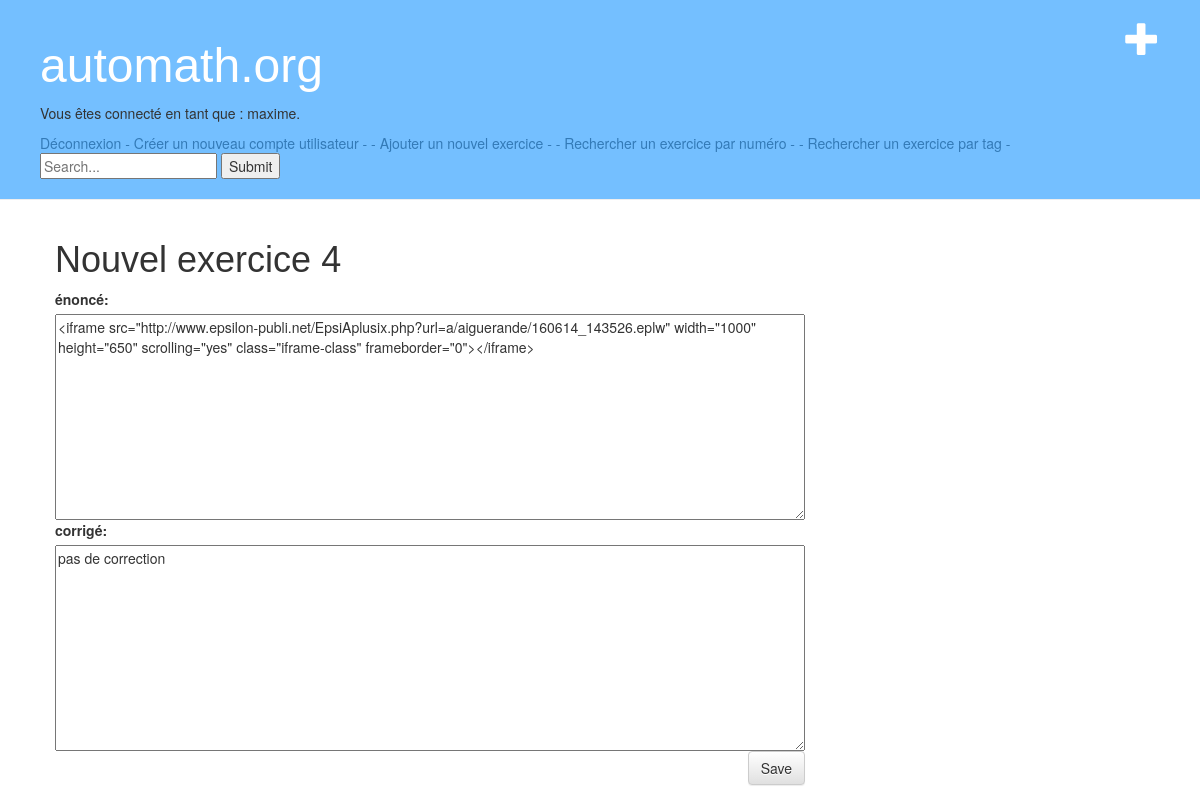
/exobase/post/4/edit/ (signed in), run on the app's committed database.
### exobase/models.py (models this page shows, shortened)
class Exercice(models.Model):
    enonce_text = models.TextField()
    corrige_text = models.TextField(default="pas de correction")
    pub_date = models.DateTimeField('date published')
    tags = TaggableManager()
    author = models.ForeignKey(User)

### exobase/views.py (the view)
# urls.py: url(r'^post/(?P<pk>[0-9]+)/edit/$', views.ex_edit, name='post_edit'),
@login_required(redirect_field_name='exobase/login/')
def ex_edit(request, pk):
    exercice = get_object_or_404(Exercice, pk=pk)
    if request.method == "POST":
        form = ExoForm(request.POST, instance=exercice)
        if form.is_valid():
            exercice = form.save(commit=False)
            exercice.pub_date = timezone.now()
            exercice.save()
            form.save_m2m()
            return redirect('detail', exercice_id=exercice.pk)
    else:
        form = ExoForm(instance=exercice)
    return render(request, 'exobase/exercice_edit.html', {'form': form, 'exercice': exercice})

### exobase/forms.py
class ExoForm(forms.ModelForm):
    class Meta:
        model = Exercice
        fields = ['enonce_text','corrige_text','tags']
        labels = {
                  'enonce_text': 'énoncé',
                  'corrige_text': 'corrigé',
                  'tags': 'tags',
        }

### exobase/templates/exobase/exercice_edit.html
{% extends 'exobase/base.html' %}
{% block content %}
    <h1>Nouvel exercice {{ exercice.id }}</h1>
    <form method="POST" class="post-form">{% csrf_token %}
        {{ form }}
        <button type="submit" class="save btn btn-default">Save</button>
    </form>
{% endblock %}

### exobase/templates/exobase/base.html (shortened to what this page needs)
{% load staticfiles %}
<html>
    <head>
        <link rel="stylesheet" href="//maxcdn.bootstrapcdn.com/bootstrap/3.2.0/css/bootstrap.min.css">
        <link rel="stylesheet" href="//maxcdn.bootstrapcdn.com/bootstrap/3.2.0/css/bootstrap-theme.min.css">
        <link rel="stylesheet" href="{% static 'exobase/style.css' %}">
    </head>
     <body>
    <div class="page-header">
    <a href="{% url 'post_new' %}" class="top-menu"><span class="glyphicon glyphicon-plus"></span></a>
        <h1><a href="/exobase/">automath.org</a></h1>
{% if user.is_authenticated %}
<p> Vous êtes connecté en tant que : {{ user.username }}. </p> <a href="/exobase/logout/">Déconnexion</a>
{% else %}
<a href="/exobase/login/"> - Connexion - </a>
{% endif %}
<a href="/exobase/register/"> - Créer un nouveau compte utilisateur - </a>
<a href="/exobase/new/">- Ajouter un nouvel exercice -</a>
<a href="/exobase/search/">- Rechercher un exercice par numéro -</a>
<a href="/exobase/search2/">- Rechercher un exercice par tag -</a>
<form type="get" action='/exobase/list/' style="margin: 0">
    <input  id="search_box" type="text" name="search_box"  placeholder="Search..." >
    <button id="search_submit" type="submit" >Submit</button>
</form>
    </div>
    <div class="content container">
        <div class="row">
            <div  class="col-md-8">
            {% block content %}
            {% endblock %}
            </div>
        </div>
    </div>
</body>
</html>

### exobase/static/exobase/style.css (style rules this page uses)
.page-header { background-color: #74bfff; margin-top: 0; padding: 20px 20px 20px 40px; }
.page-header h1, .page-header h1 a, .page-header h1 a:visited, .page-header h1 a:active { color: #ffffff; font-size: 36pt; text-decoration: none; }
.content { margin-left: 40px; }
h1, h2, h3, h4 { font-family: "Century Gothic", CenturyGothic, AppleGothic, sans-serif; }
.save { float: right; }
.post-form textarea, .post-form input { width: 100%; }
.top-menu, .top-menu:hover, .top-menu:visited { color: #ffffff; float: right; font-size: 26pt; margin-right: 20px; }

### data on the page
Exercice: id "4", enonce_text "<iframe src=\"http://www.epsilon-publi.net/EpsiAplusix.php?url=a/aiguerande/160614_143526.eplw\" width=\"1000\" height=\"650\" scrolling=\"yes\" class=\"iframe-class\" frameborder=\"0\"></iframe>", corrige_text "pas de correction"

### other printed values
{{ user.username }} "maxime"
